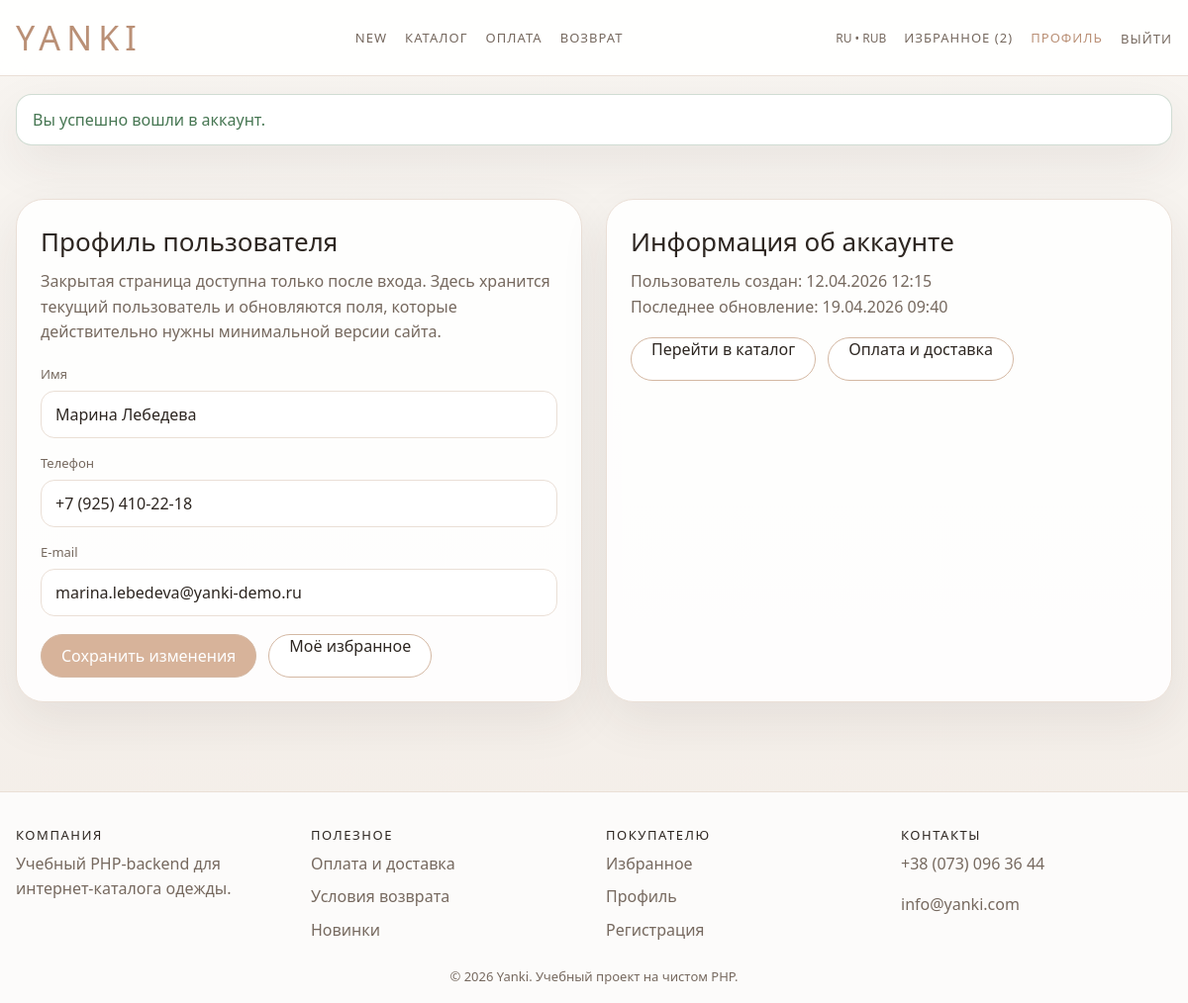
The app's page /profile.php (signed in) with its own data.
### tables this page shows
CREATE TABLE users (
    id INT UNSIGNED AUTO_INCREMENT PRIMARY KEY,
    name VARCHAR(100) NOT NULL,
    email VARCHAR(190) NOT NULL,
    phone VARCHAR(30) DEFAULT NULL,
    password_hash VARCHAR(255) NOT NULL,
    created_at TIMESTAMP NOT NULL DEFAULT CURRENT_TIMESTAMP,
    updated_at TIMESTAMP NOT NULL DEFAULT CURRENT_TIMESTAMP ON UPDATE CURRENT_TIMESTAMP,
    UNIQUE KEY uq_users_email (email)
);

### includes/functions.php (called while the page is built, shortened)
<?php
function app_base_url(): string
{
    static $baseUrl = null;
    if ($baseUrl !== null) {
        return $baseUrl;
    }
    $scriptName = str_replace('\\', '/', $_SERVER['SCRIPT_NAME'] ?? '');
    if (preg_match('#/actions/[^/]+$#', $scriptName) === 1) {
        $scriptName = (string) preg_replace('#/actions/[^/]+$#', '', $scriptName);
    } else {
        $scriptName = (string) preg_replace('#/[^/]+\.php$#', '', $scriptName);
    }
    $baseUrl = rtrim($scriptName, '/');
    return $baseUrl;
}
function url(string $path = ''): string
{
    $baseUrl = app_base_url();
    $path = ltrim($path, '/');
    if ($baseUrl === '') {
        return '/' . $path;
    }
    return $baseUrl . '/' . $path;
}
function e(?string $value): string
{
    return htmlspecialchars((string) $value, ENT_QUOTES | ENT_SUBSTITUTE, 'UTF-8');
}
function old(string $key, string $default = ''): string
{
    $oldInput = $GLOBALS['old_input'] ?? [];
    $value = $oldInput[$key] ?? $default;
    return is_scalar($value) ? (string) $value : $default;
}
function current_user(): ?array
{
    static $user = false;
    if ($user !== false) {
        return $user;
    }
    $userId = isset($_SESSION['user_id']) ? (int) $_SESSION['user_id'] : 0;
    $user = get_user_by_id($userId);
    return $user;
}
function is_logged_in(): bool
{
    return current_user() !== null;
}
function require_auth(): void
{
    if (is_logged_in()) {
        return;
    }
}
function format_date(string $datetime): string
{
    return date('d.m.Y H:i', strtotime($datetime));
}

### config/database.php (called while the page is built, shortened)
<?php
function db(): PDO
{
    static $pdo = null;
    if ($pdo instanceof PDO) {
        return $pdo;
    }
    $dsn = sprintf(
        'mysql:host=%s;port=%d;dbname=%s;charset=%s',
        (string) config('db.host'),
        (int) config('db.port'),
        (string) config('db.name'),
        (string) config('db.charset')
    );
    try {
        $pdo = new PDO(
            $dsn,
            (string) config('db.user'),
            (string) config('db.pass'),
            [
                PDO::ATTR_ERRMODE => PDO::ERRMODE_EXCEPTION,
                PDO::ATTR_DEFAULT_FETCH_MODE => PDO::FETCH_ASSOC,
                PDO::ATTR_EMULATE_PREPARES => false,
            ]
        );
    } catch (PDOException $exception) {
        http_response_code(500);
        exit('Не удалось подключиться к MySQL. Проверьте настройки в backend/config/config.php и импорт SQL-скрипта.');
    }
    return $pdo;
}

### includes/repositories.php (called while the page is built, shortened)
<?php
function get_user_by_id(int $userId): ?array
{
    $statement = db()->prepare('SELECT id, name, email, phone, created_at, updated_at FROM users WHERE id = :id LIMIT 1');
    $statement->execute(['id' => $userId]);
    $user = $statement->fetch();
    return $user ?: null;
}

### public/profile.php (the view, shortened to what this page needs)
<?php
require_auth();
$user = current_user();
require_once __DIR__ . '/../includes/header.php';
?>
<main class="section">
    <div class="container profile-layout">
        <section class="panel">
            <div class="panel__body">
                <h1 class="panel-title">Профиль пользователя</h1>
                <p class="muted-text">
                    Закрытая страница доступна только после входа. Здесь хранится текущий пользователь и обновляются
                    поля, которые действительно нужны минимальной версии сайта.
                </p>
                <form action="<?= e(url('actions/profile.php')) ?>" method="post" style="margin-top: 20px;">
                    <div class="field">
                        <label for="name">Имя</label>
                        <input id="name" type="text" name="name" value="<?= e(old('name', $user['name'])) ?>" required>
                    </div>
                    <div class="field" style="margin-top: 16px;">
                        <label for="phone">Телефон</label>
                        <input id="phone" type="text" name="phone" value="<?= e(old('phone', (string) $user['phone'])) ?>">
                    </div>
                    <div class="field" style="margin-top: 16px;">
                        <label for="email">E-mail</label>
                        <input id="email" type="email" value="<?= e($user['email']) ?>" disabled>
                    </div>
                    <div class="panel-actions">
                        <button class="btn btn--primary" type="submit">Сохранить изменения</button>
                        <a class="btn btn--ghost" href="<?= e(url('favorites.php')) ?>">Моё избранное</a>
                    </div>
                </form>
            </div>
        </section>
        <section class="panel">
            <div class="panel__body">
                <h2 class="panel-title">Информация об аккаунте</h2>
                <p class="muted-text">Пользователь создан: <?= e(format_date($user['created_at'])) ?></p>
                <p class="muted-text">Последнее обновление: <?= e(format_date($user['updated_at'])) ?></p>
                <div class="panel-actions">
                    <a class="btn btn--ghost" href="<?= e(url('catalog.php')) ?>">Перейти в каталог</a>
                    <a class="btn btn--ghost" href="<?= e(url('delivery.php')) ?>">Оплата и доставка</a>
                </div>
            </div>
        </section>
    </div>
</main>
<?php require_once __DIR__ . '/../includes/footer.php'; ?>

### public/assets/css/style.css (style rules this page uses)
:root { --bg: #f7f3ef; --panel: #ffffff; --line: #eadfd6; --line-strong: #d4b8a3; --text: #2d2621; --muted: #76695f; --accent: #d7b39a; --accent-dark: #ba9076; --danger: #9f4a42; --success: #467652; --shadow: 0 18px 50px rgba(45, 38, 33, 0.08); }
* { box-sizing: border-box; }
body { margin: 0; background: linear-gradient(180deg, #f8f5f1 0%, #f3ede7 100%); color: var(--text); font-family: "Segoe UI", Arial, sans-serif; }
a { color: inherit; text-decoration: none; }
button, input, select, textarea { font: inherit; }
.container { width: min(1180px, calc(100vw - 32px)); margin: 0 auto; }
.section { padding: 42px 0; }
.section-subtitle, .page-subtitle, .muted-text { margin: 0; color: var(--muted); line-height: 1.6; }
.btn { min-height: 44px; padding: 0 20px; border-radius: 999px; border: 1px solid var(--line-strong); background: transparent; color: var(--text); cursor: pointer; transition: 0.2s ease; }
.btn--primary { background: var(--accent); color: #ffffff; }
.btn--ghost { background: rgba(255, 255, 255, 0.84); }
.category-card, .product-card, .panel, .info-card { border: 1px solid var(--line); border-radius: 28px; background: rgba(255, 255, 255, 0.9); box-shadow: var(--shadow); overflow: hidden; }
.category-card__body, .product-card__body, .panel__body { padding: 18px; }
.field { display: grid; gap: 8px; }
.field label { font-size: 13px; color: var(--muted); }
.field input, .field select, .field textarea { width: 100%; min-height: 46px; padding: 12px 14px; border: 1px solid var(--line); border-radius: 14px; background: #ffffff; color: var(--text); }
.auth-layout, .profile-layout, .info-grid { display: grid; grid-template-columns: repeat(2, minmax(0, 1fr)); gap: 24px; }
.panel { padding: 0; }
.panel__body { padding: 24px; }
.panel-title { margin: 0 0 10px; font-size: 26px; font-weight: 400; }
.panel-actions { margin-top: 18px; display: flex; flex-wrap: wrap; gap: 12px; }

### records on screen
users: name "Марина Лебедева", phone "+7 (925) 410-22-18", email "marina.lebedeva@yanki-demo.ru", created_at "12.04.2026 12:15", updated_at "19.04.2026 09:40"

### other values on screen
$favoriteCount "2"
$message['message'] "Вы успешно вошли в аккаунт."
